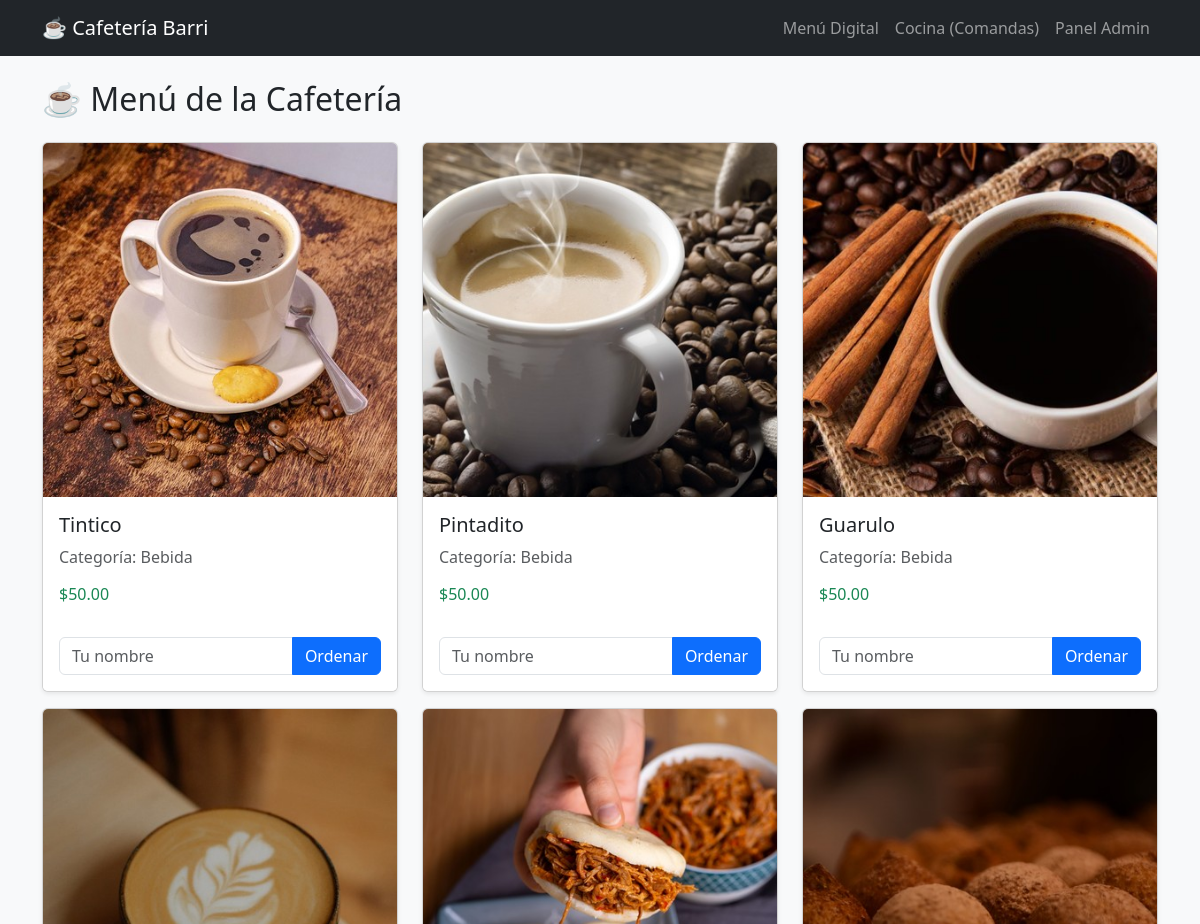
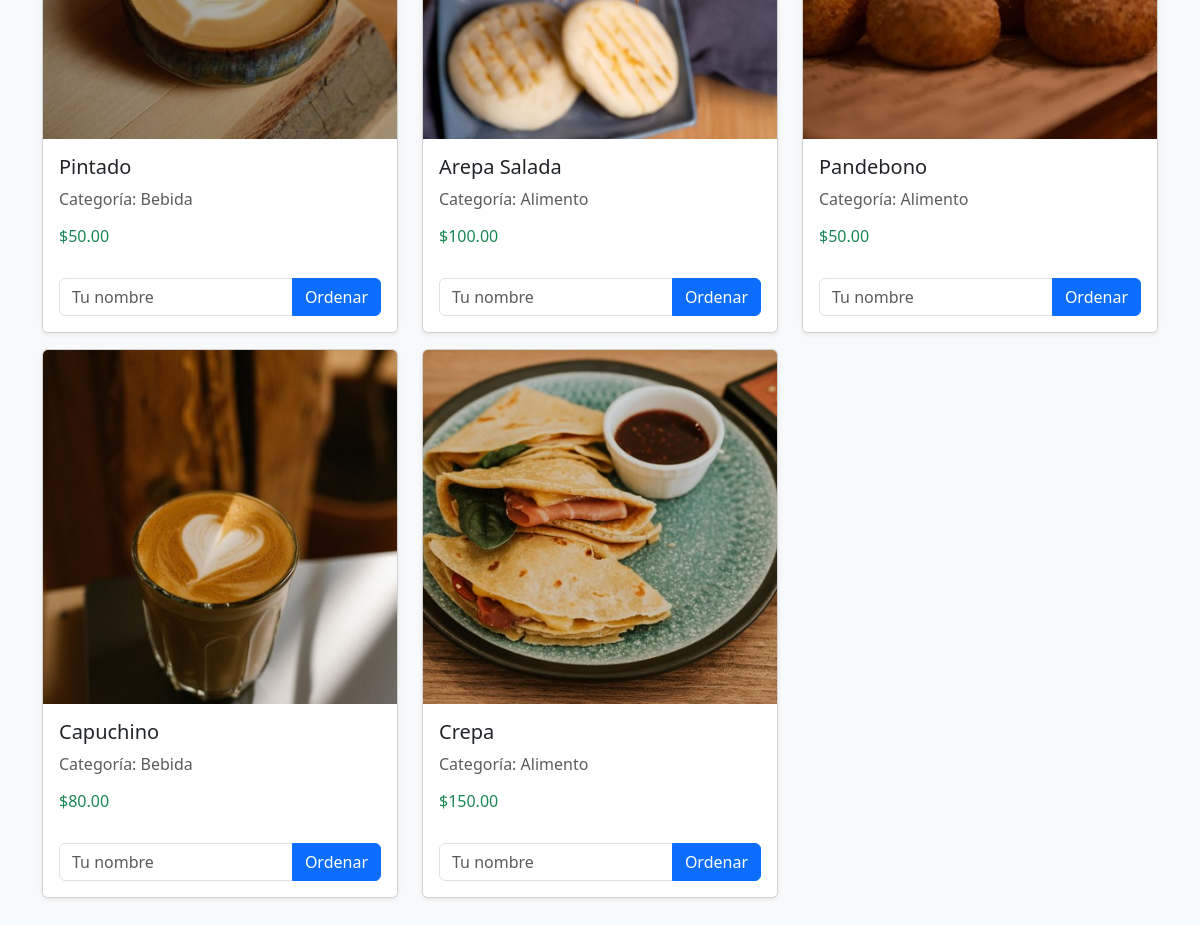
The page / on the database its author committed (2 pictures, top to bottom).
### pedidos/models.py (models this page shows, shortened)
class Producto(models.Model):
    CATEGORIAS = [
        ('BEBIDA', 'Bebida'),
        ('ALIMENTO', 'Alimento'),
        ('POSTRE', 'Postre'),
    ]
    nombre = models.CharField(max_length=100)
    precio = models.DecimalField(max_digits=6, decimal_places=2, validators=[validar_precio_positivo])
    categoria = models.CharField(max_length=10, choices=CATEGORIAS)
    disponible = models.BooleanField(default=True)
    imagen = models.ImageField(upload_to='productos/', null=True, blank=True)

### pedidos/views.py (the view)
# urls.py: path('', views.menu_view, name='menu'),
def menu_view(request):
    productos = ProductoDAO.obtener_disponibles()
    return render(request, 'mainvista/menu.html', {'productos': productos})

### pedidos/dao/cafeteria_dao.py (called while the page is built)
    @staticmethod
    def obtener_disponibles() -> List[Producto]:
        return Producto.objects.filter(disponible=True)

### pedidos/templates/mainvista/menu.html (shortened to what this page needs)
{% extends 'mainvista/base.html' %} {% block content %}
<h2 class="mb-4">☕ Menú de la Cafetería</h2>
<div class="row">
    {% for producto in productos %}
    <div class="col-md-4 mb-3">
        <div class="card h-100 shadow-sm">
            {% if producto.imagen %}
            <img
                src="{{ producto.imagen.url }}"
                class="card-img-top"
                alt="{{ producto.nombre }}" />
            {% else %}
            <div class="bg-light text-center py-5 border-bottom">
                <span class="text-muted">Sin imagen</span>
            </div>
            {% endif %}
            <div class="card-body">
                <h5 class="card-title">{{ producto.nombre }}</h5>
                <p class="card-text text-muted">
                    Categoría: {{ producto.get_categoria_display }}
                </p>
                <h6 class="text-success">${{ producto.precio }}</h6>
            </div>
            <div class="card-footer bg-white border-top-0">
                <form action="{% url 'crear_pedido' %}" method="POST">
                    <div class="input-group mb-2">
                        <input
                            type="text"
                            name="cliente_nombre"
                            class="form-control"
                            placeholder="Tu nombre"
                            required />
                        <button type="submit" class="btn btn-primary">
                            Ordenar
                        </button>
                    </div>
                </form>
            </div>
        </div>
    </div>
    {% empty %}
    <p>No hay productos registrados en el menú.</p>
    {% endfor %}
</div>
{% endblock %}

### rows shown on the page
Producto: imagen (picture), nombre "Tintico", categoria "Bebida", precio "50.00"
Producto: imagen (picture), nombre "Pintadito", categoria "Bebida", precio "50.00"
Producto: imagen (picture), nombre "Guarulo", categoria "Bebida", precio "50.00"
Producto: imagen (picture), nombre "Pintado", categoria "Bebida", precio "50.00"
Producto: imagen (picture), nombre "Arepa Salada", categoria "Alimento", precio "100.00"
Producto: imagen (picture), nombre "Pandebono", categoria "Alimento", precio "50.00"
Producto: imagen (picture), nombre "Capuchino", categoria "Bebida", precio "80.00"
Producto: imagen (picture), nombre "Crepa", categoria "Alimento", precio "150.00"
